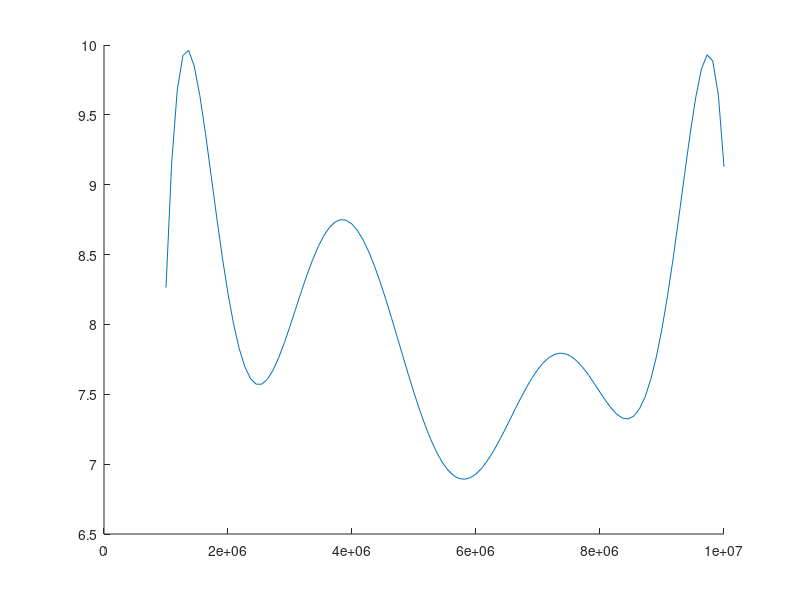

MATLAB code for this plot: (Note: this script raises an error after producing the figure.)
x = [1000000,2000000,3000000,4000000,5000000,6000000,7000000,8000000,9000000,10000000]
tiempo_real = [8.2612037659,8.24213027953,7.9011917114,8.9192390442,7.2097778320,7.2312355042,7.4791908264,7.6007843018,7.9488754272,9.1314315796]

n = 8
p=polyfit(x,tiempo_real,n)
xi=linspace(1000000,10000000);
z=polyval(p,xi)

hold on

poly = plot(xi, z)
poly.Color = 'r'
poly.Marker = 'o'

title('Polinomio para ABB')
t_real = plot(x, tiempo_real)
t_real.Marker = 'o'
t_real.Color = 'b'

hold off